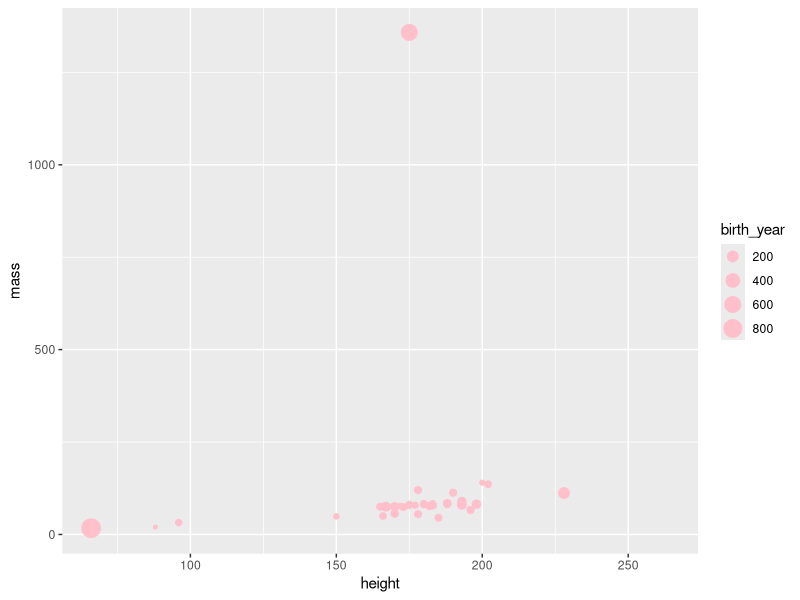
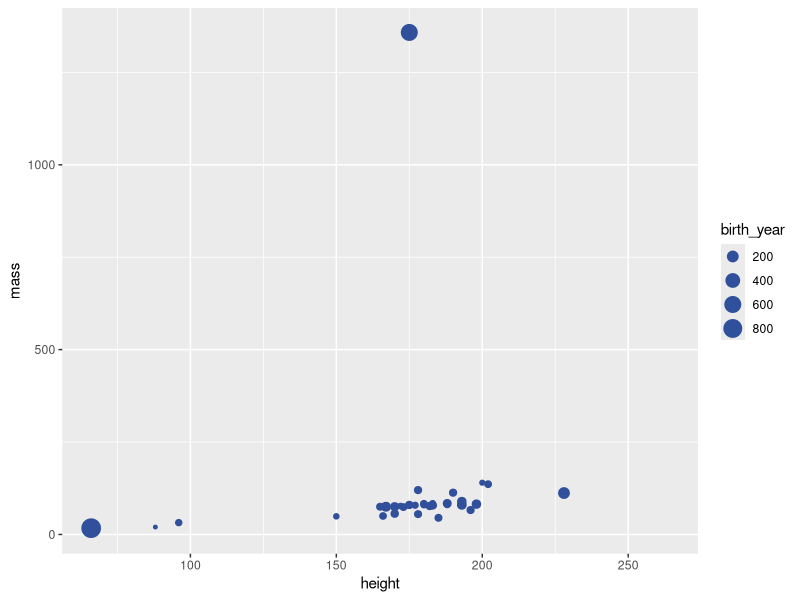

Source code (R) for these figures, in order:
## ---- chunk 1
#| label: load-packages
#| include: false

library(tidyverse)
## ---- chunk 2
#| label: glimpse-starwars

glimpse(starwars)
## ---- chunk 3
#| label: scatterplot

ggplot(
  starwars, 
  aes(x = height, y = mass, color = gender, size = birth_year)
  ) +
  geom_point(color = "pink")
## ---- chunk 4
#| label: scatterplot-labels

ggplot(
  starwars, 
  aes(x = height, y = mass, color = gender, size = birth_year)
  ) +
  geom_point(color = "#30509C") +
  labs(
    #title = "___",
    #x = "___", 
    #y = "___",
    #___
  )
## ---- chunk 5
#| label: num-cat

# add code here
## ---- chunk 6
#| label: barplot

# add code here
## ---- chunk 7
#| label: cat-cat

# add code here
## ---- chunk 8
#| label: add-code-chunk-label-here

# add code here
